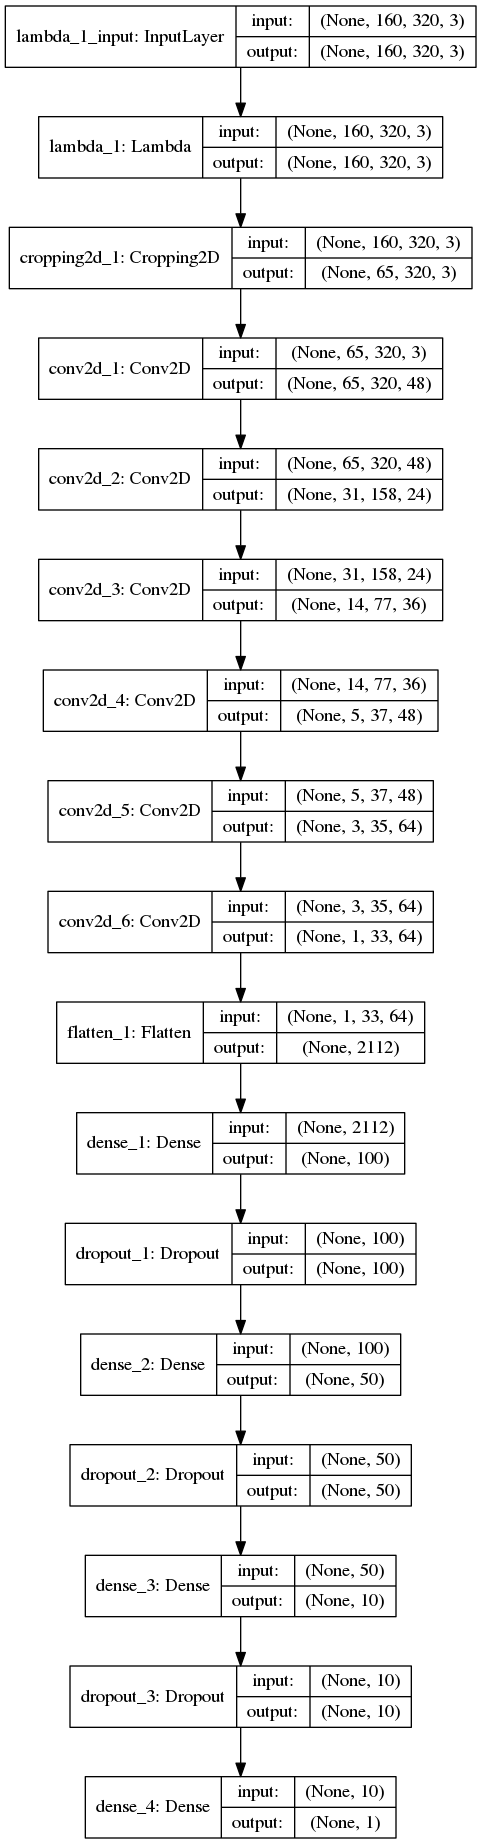

Write the Python code that produced this figure.
import os
import csv
from sklearn.model_selection import train_test_split
import matplotlib.pyplot as plt
import matplotlib.image as mpimg
import cv2
import numpy as np
import sklearn
import keras
from sklearn.model_selection import train_test_split
from keras.models import Model, Sequential
from keras.layers import Flatten, Dense, Lambda,  Dropout, Cropping2D, ELU
from keras.layers.convolutional import Conv2D
from keras.layers.pooling import MaxPooling2D
from random import shuffle
import glob
from keras.utils.vis_utils import plot_model

PATH = './train_data'
# PATH = './train_data_2'

def visualizing_data(samples, name):
    angle = []
    for line in samples:
        angle.append(float(line[3]))
    
    plt.figure()
    plt.hist(angle, bins=20,range=(-1,1))
    plt.xlabel('angle[deg]')
    plt.ylabel('Frequency[times]')
    plt.savefig(name+".png")
    
def flip_img(images, angles, images_left, images_right, angles_left, angles_right, batch_size=32):
    ind = np.where(np.abs(angles) > 0.1)[0] # ある程度舵角が発生している時
    images_flipped = np.empty([len(ind), IMAGE_HEIGHT, IMAGE_WIDTH, IMAGE_CHANNELS])
    images_l = np.empty([len(ind), IMAGE_HEIGHT, IMAGE_WIDTH, IMAGE_CHANNELS])
    images_flipped_l = np.empty([len(ind), IMAGE_HEIGHT, IMAGE_WIDTH, IMAGE_CHANNELS])
    images_r = np.empty([len(ind), IMAGE_HEIGHT, IMAGE_WIDTH, IMAGE_CHANNELS])
    images_flipped_r = np.empty([len(ind), IMAGE_HEIGHT, IMAGE_WIDTH, IMAGE_CHANNELS])
    
    angles_flipped = []
    angles_l = []
    angles_flipped_l = []
    angles_r = []
    angles_flipped_r = []
    
    for i in range(0, len(ind)):
        images_flipped[i] = np.fliplr(images[ind[i]])
        images_l[i] = images_left[ind[i]]
        images_flipped_l[i] = np.fliplr(images_right[ind[i]])
        images_r[i] = images_right[ind[i]]
        images_flipped_r[i] = np.fliplr(images_right[ind[i]])
        
        angles_flipped.append(-angles[ind[i]])
        angles_l.append(angles_left[ind[i]])
        angles_flipped_l.append(-angles_left[ind[i]])
        angles_r.append(angles_right[ind[i]])
        angles_flipped_r.append(-angles_right[ind[i]])
    
    angles.extend(angles_flipped)
    angles.extend(angles_l)
    angles.extend(angles_flipped_l)
    angles.extend(angles_r)
    angles.extend(angles_flipped_r)
    
    return np.vstack((images, images_flipped, images_l, images_flipped_l, images_r, images_flipped_r)), np.array(angles)

# generator定義、全て保持する
def generator(samples):
    num_samples = len(samples)
    while True: # Loop forever so the generator never terminates
        shuffle(samples)
        for offset in range(0, num_samples, batch_size):
            batch_samples = samples[offset:offset+batch_size] # 今回追加するサンプル

            images = np.empty([batch_size, IMAGE_HEIGHT, IMAGE_WIDTH, IMAGE_CHANNELS])
            images_left = np.empty([batch_size, IMAGE_HEIGHT, IMAGE_WIDTH, IMAGE_CHANNELS])
            images_right = np.empty([batch_size, IMAGE_HEIGHT, IMAGE_WIDTH, IMAGE_CHANNELS])
            angles = []
            angles_left = []
            angles_right = []
            
            for i in range(0, len(batch_samples)):
                batch_sample = batch_samples[i]
                name = PATH+'/IMG/'+batch_sample[0].split('/')[-1]
                name_l = PATH+'/IMG/'+batch_sample[1].split('/')[-1]
                name_r = PATH+'/IMG/'+batch_sample[2].split('/')[-1]
                images[i] = mpimg.imread(name)
                angles.append(float(batch_sample[3]))

                images_left[i] = mpimg.imread(name_l)
                images_right[i] = mpimg.imread(name_r)
                angles_left.append(angles[i] + 0.2)
                angles_right.append(angles[i] - 0.2)
            
            # trim image to only see section with road
            s = len(angles)
            images = images[:s,:,:,:]
            images_left = images_left[:s,:,:,:]
            images_right = images_right[:s,:,:,:]
            X_train, y_train = flip_img(images, angles, images_left, images_right, angles_left, angles_right)
            yield sklearn.utils.shuffle(X_train, y_train) # batchサイズごとにX_train, y_trainが返される

    
if __name__ == '__main__':
    # sampleに格納
    samples = []
    with open(PATH+'/driving_log.csv') as csvfile:
        reader = csv.reader(csvfile)
        next(reader)
        for line in reader:
            samples.append(line)

    # train, valid用に分割
    train_samples, validation_samples = train_test_split(samples, test_size=0.2)
    print("Train data : "+str(len(train_samples)))
    print("Valid data : "+str(len(validation_samples)))
    visualizing_data(train_samples,"train")
    visualizing_data(validation_samples,"validation")

    IMAGE_HEIGHT = 160
    IMAGE_WIDTH = 320
    IMAGE_CHANNELS = 3
    batch_size = 32

    # compile and train the model using the generator function
    train_generator = generator(train_samples)
    validation_generator = generator(validation_samples)

    lis = glob.glob(PATH+"/IMG/*")
    print(lis[1])
    test_image = mpimg.imread(lis[1])
    print(test_image.shape)
    test_image_crp = test_image[70:-25, :, :]
    plt.figure()
    plt.subplot(1, 3, 1)
    plt.imshow(test_image)
    plt.subplot(1, 3, 2)
    plt.imshow(test_image_crp)
    plt.subplot(1, 3, 3)
    plt.imshow(np.fliplr(test_image_crp))
    plt.savefig("images.png")

    # ------------------ NVIDIA Model ------------------
    model = Sequential()
    # Preprocess incoming data, centered around zero with small standard deviation 
    model.add(Lambda(lambda x: x /255.0 -0.5, input_shape=(IMAGE_HEIGHT, IMAGE_WIDTH, IMAGE_CHANNELS)))
    model.add(Cropping2D(cropping=((70,25),(0,0))))
    model.add(Conv2D(48,(1,1),activation="elu"))
    model.add(Conv2D(24,(5,5),strides=(2,2),activation="elu"))
    model.add(Conv2D(36,(5,5),strides=(2,2),activation="elu"))
    model.add(Conv2D(48,(5,5),strides=(2,2),activation="elu"))
    model.add(Conv2D(64,(3,3),activation="elu"))
    model.add(Conv2D(64,(3,3),activation="elu"))
    model.add(Flatten())
    model.add(Dense(100, activation='elu'))
    model.add(Dropout(0.5))
    model.add(Dense(50, activation='elu'))
    model.add(Dropout(0.5))
    model.add(Dense(10, activation='elu'))
    model.add(Dropout(0.5))
    model.add(Dense(1))
    model.summary()
    
    plot_model(model, to_file="model.png", show_shapes=True)
    
    if os.path.isfile("model.h5"):
        model.load_weights("model.h5", by_name=False)
        print("parames had been loaded.")

    model.compile(loss='mse', optimizer='adam')
#    history_object = model.fit_generator(train_generator, samples_per_epoch = len(train_samples) - len(train_samples)%batch_size, validation_data = validation_generator, 
#                                         nb_val_samples = len(validation_samples) - len(validation_samples)%batch_size, nb_epoch=5, verbose=1)
    history_object = model.fit_generator(train_generator, samples_per_epoch = 128, validation_data = validation_generator, 
                                         nb_val_samples = 128, nb_epoch=1, verbose=1)

    model.save('model.h5')

    ### print the keys contained in the history object
    print(history_object.history.keys())

    ### plot the training and validation loss for each epoch
    plt.figure()
    plt.plot(history_object.history['loss'])
    plt.plot(history_object.history['val_loss'])
    plt.title('model mean squared error loss')
    plt.ylabel('mean squared error loss')
    plt.xlabel('epoch')
    plt.legend(['training set', 'validation set'], loc='upper right')
    plt.savefig("training_results.png")

    """
    If the above code throw exceptions, try 
    model.fit_generator(train_generator, steps_per_epoch= len(train_samples),
    validation_data=validation_generator, validation_steps=len(validation_samples), epochs=5, verbose = 1)
    """

    layer_name = 'conv2d_2'
    hidden_layer_model = Model(inputs=model.input, outputs=model.get_layer(layer_name).output)
    vis_img = np.empty([1, IMAGE_HEIGHT, IMAGE_WIDTH, IMAGE_CHANNELS])
    vis_img[0,:,:,:] = test_image
    print(vis_img.shape)
    hidden_output = hidden_layer_model.predict(vis_img)
    print(hidden_output.shape)
    plt.figure()
    plt.imshow(hidden_output[0,:,:,0])
    plt.savefig("hidden_layer_output1.png")
    
    plt.figure()
    plt.imshow(hidden_output[0,:,:,1])
    plt.savefig("hidden_layer_output2.png")
    
    plt.figure()
    plt.imshow(hidden_output[0,:,:,2])
    plt.savefig("hidden_layer_output3.png")
    